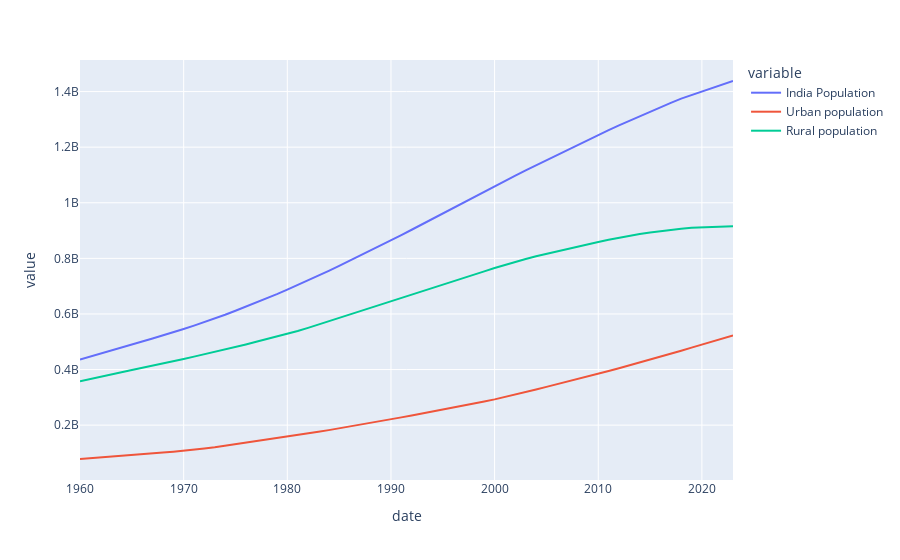

The notebook cell this image was saved under:
### Code cell
india_pop.plot(kind='line')
